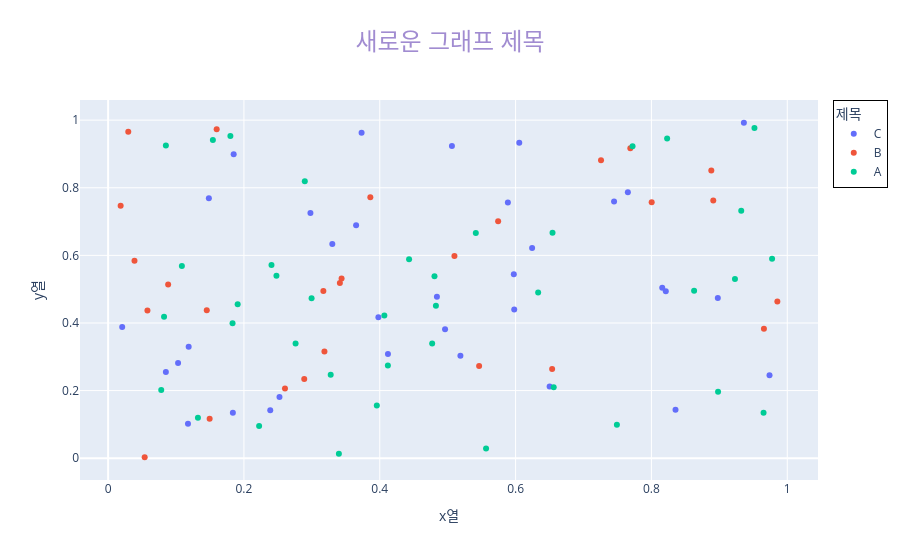

Notebook code for this chart:
### Code cell
from plotly import express as px
# import plotly.express as px 로도 쓸 수 있음!
import pandas as pd
import numpy as np

df = pd.DataFrame({
    "x열" : np.random.rand(100),   # 0~1 미만의 난수형태의 값을 랜덤으로 생성한다. 
    "y열" : np.random.rand(100),
    "색상기준열" : np.random.choice(["A","B","C"],100),   #색상기준열 안에 들어가는 값은 랜덤이 아니라 직접 선택될 수 있어야 함(?)  
})

fig = px.scatter (
    df,
    x = "x열", 
    y = "y열", 
    color = "색상기준열",
    title = "산점도 예제",
)

fig.update_layout(
    title = {
        "text" : "새로운 그래프 제목",
        "font" : {"size" : 24, "color" : "#a18cd1"},
        "x" : 0.5   # 왼쪽부터 오른쪽 0 -> 1
    },
    # legend = {
    #     "title" : "제목",
    #     "x" : 1.02,
    #     "y" : 1,
    #     "bordercolor" : "#000",   # 테두리 색상
    #     "borderwidth" : 1
    # }
     legend = dict(title = "제목", x = 1.02, y = 1, bordercolor = "black", borderwidth = 1)
)

fig.show()

### Figure 1 — Plotly figure (JSON) as saved in the notebook; plotly's stock layout.template omitted (floating-point values rounded to 4 significant figures)
{"data": [{"hovertemplate": "색상기준열=C<br>x열=%{x}<br>y열=%{y}<extra></extra>", "legendgroup": "C", "marker": {"color": "#636efa", "symbol": "circle"}, "mode": "markers", "name": "C", "orientation": "v", "showlegend": true, "type": "scatter", "x": [0.08505, 0.1849, 0.4121, 0.5887, 0.1186, 0.1837, 0.598, 0.8212, 0.5974, 0.3301, 0.6054, 0.9361, 0.8159, 0.1176, 0.8977, 0.8355, 0.7653, 0.6243, 0.6501, 0.5187, 0.103, 0.2388, 0.02075, 0.4841, 0.745, 0.9739, 0.3732, 0.4961, 0.1483, 0.3651, 0.2979, 0.2524, 0.5062, 0.398], "xaxis": "x", "y": [0.2551, 0.8993, 0.3083, 0.7561, 0.33, 0.1344, 0.4396, 0.4937, 0.5439, 0.6337, 0.9334, 0.9923, 0.5039, 0.1021, 0.4738, 0.1433, 0.7868, 0.6217, 0.2123, 0.3028, 0.2819, 0.1418, 0.3882, 0.4776, 0.7596, 0.2452, 0.9624, 0.3816, 0.769, 0.6888, 0.725, 0.1808, 0.9232, 0.4167], "yaxis": "y"}, {"hovertemplate": "색상기준열=B<br>x열=%{x}<br>y열=%{y}<extra></extra>", "legendgroup": "B", "marker": {"color": "#EF553B", "symbol": "circle"}, "mode": "markers", "name": "B", "orientation": "v", "showlegend": true, "type": "scatter", "x": [0.3185, 0.1598, 0.8004, 0.9854, 0.1453, 0.2888, 0.51, 0.02971, 0.8911, 0.1495, 0.5743, 0.6538, 0.3861, 0.3413, 0.3438, 0.2604, 0.01847, 0.0579, 0.3169, 0.5463, 0.769, 0.9657, 0.03885, 0.0884, 0.7258, 0.05385, 0.8882], "xaxis": "x", "y": [0.3156, 0.9734, 0.7574, 0.4638, 0.4378, 0.2339, 0.5979, 0.9656, 0.7625, 0.1169, 0.7009, 0.264, 0.7717, 0.5185, 0.5314, 0.2061, 0.7469, 0.4372, 0.4947, 0.2724, 0.9168, 0.3829, 0.5843, 0.5135, 0.881, 0.00281, 0.8507], "yaxis": "y"}, {"hovertemplate": "색상기준열=A<br>x열=%{x}<br>y열=%{y}<extra></extra>", "legendgroup": "A", "marker": {"color": "#00cc96", "symbol": "circle"}, "mode": "markers", "name": "A", "orientation": "v", "showlegend": true, "type": "scatter", "x": [0.2406, 0.8981, 0.4119, 0.5414, 0.7492, 0.1543, 0.7722, 0.08509, 0.4827, 0.4432, 0.3398, 0.9777, 0.2996, 0.4067, 0.1908, 0.5565, 0.6561, 0.2896, 0.6544, 0.1801, 0.07822, 0.1832, 0.9651, 0.1323, 0.2223, 0.6332, 0.8628, 0.1086, 0.3957, 0.8231, 0.9323, 0.3278, 0.08237, 0.2761, 0.2479, 0.4806, 0.4771, 0.923, 0.9517], "xaxis": "x", "y": [0.5711, 0.1967, 0.2744, 0.6661, 0.09873, 0.9413, 0.9228, 0.9246, 0.451, 0.5884, 0.01303, 0.5899, 0.4732, 0.4218, 0.4554, 0.02847, 0.2101, 0.8194, 0.6668, 0.953, 0.2021, 0.3995, 0.1342, 0.1196, 0.09543, 0.4905, 0.4952, 0.5684, 0.1556, 0.9459, 0.7321, 0.247, 0.4181, 0.339, 0.5394, 0.5379, 0.3396, 0.5299, 0.9767], "yaxis": "y"}], "layout": {"legend": {"bordercolor": "black", "borderwidth": 1, "title": {"text": "제목"}, "tracegroupgap": 0, "x": 1.02, "y": 1}, "title": {"font": {"color": "#a18cd1", "size": 24}, "text": "새로운 그래프 제목", "x": 0.5}, "xaxis": {"anchor": "y", "domain": [0, 1], "title": {"text": "x열"}}, "yaxis": {"anchor": "x", "domain": [0, 1], "title": {"text": "y열"}}}}
